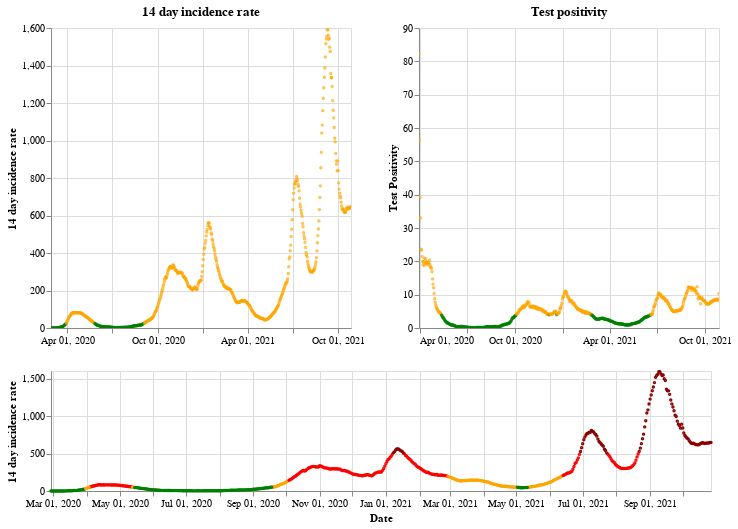

The notebook cell saved with this chart:
### Markdown cell above
## Scotland

### Code cell
plot_traffic_light('Scotland')

### Figure 1 — Vega-Lite specification as saved in the notebook (floating-point values rounded to 4 significant figures; data arrays with more than 128 entries replaced by an {"elided": "..."} marker saying what was removed)
{"config": {"view": {"continuousWidth": 400, "continuousHeight": 300}}, "vconcat": [{"hconcat": [{"mark": {"type": "point", "size": 2}, "encoding": {"color": {"condition": {"value": "green", "test": "(datum.twoWeeklyCasesRate <= 25)"}, "value": "orange"}, "tooltip": [{"type": "nominal", "field": "areaName"}, {"type": "temporal", "field": "date"}, {"type": "quantitative", "field": "twoWeeklyCasesRate"}, {"type": "quantitative", "field": "testPositivity"}], "x": {"type": "temporal", "axis": {"title": ""}, "field": "date", "scale": {"domain": {"selection": "DateBrush"}}, "timeUnit": "yearmonthdate"}, "y": {"type": "quantitative", "axis": {"title": "14 day incidence rate"}, "field": "twoWeeklyCasesRate"}}, "title": "14 day incidence rate", "width": 300}, {"mark": {"type": "point", "size": 2}, "encoding": {"color": {"condition": {"value": "green", "test": "(datum.testPositivity <= 4)"}, "value": "orange"}, "tooltip": [{"type": "nominal", "field": "areaName"}, {"type": "temporal", "field": "date"}, {"type": "quantitative", "field": "twoWeeklyCasesRate"}, {"type": "quantitative", "field": "testPositivity"}], "x": {"type": "temporal", "axis": {"title": ""}, "field": "date", "scale": {"domain": {"selection": "DateBrush"}}, "timeUnit": "yearmonthdate"}, "y": {"type": "quantitative", "axis": {"title": "Test Positivity"}, "field": "testPositivity"}}, "title": "Test positivity", "width": 300}]}, {"layer": [{"mark": {"type": "point", "size": 2}, "encoding": {"color": {"condition": {"value": "orange", "test": "(((datum.testPositivity < 4) && (datum.twoWeeklyCasesRate >= 50)) && (datum.twoWeeklyCasesRate < 200))"}, "value": "red"}, "opacity": {"condition": {"value": 1, "test": "((datum.twoWeeklyCasesRate >= 50) && (datum.twoWeeklyCasesRate < 500))"}, "value": 0}, "tooltip": [{"type": "nominal", "field": "areaName"}, {"type": "temporal", "field": "date"}, {"type": "quantitative", "field": "twoWeeklyCasesRate"}, {"type": "quantitative", "field": "testPositivity"}], "x": {"type": "temporal", "axis": {"title": "Date"}, "field": "date", "timeUnit": "yearmonthdate"}, "y": {"type": "quantitative", "axis": {"title": "14 day incidence rate"}, "field": "twoWeeklyCasesRate"}}, "selection": {"DateBrush": {"type": "interval", "encodings": ["x"], "fields": ["Time"]}}}, {"mark": {"type": "point", "size": 2}, "encoding": {"color": {"value": "darkred"}, "opacity": {"condition": {"value": 1, "test": "(datum.twoWeeklyCasesRate >= 500)"}, "value": 0}, "tooltip": [{"type": "nominal", "field": "areaName"}, {"type": "temporal", "field": "date"}, {"type": "quantitative", "field": "twoWeeklyCasesRate"}, {"type": "quantitative", "field": "testPositivity"}], "x": {"type": "temporal", "axis": {"title": "Date"}, "field": "date", "timeUnit": "yearmonthdate"}, "y": {"type": "quantitative", "axis": {"title": "14 day incidence rate"}, "field": "twoWeeklyCasesRate"}}}, {"mark": {"type": "point", "size": 2}, "encoding": {"color": {"condition": {"value": "green", "test": "((datum.testPositivity < 4) && (datum.twoWeeklyCasesRate < 50))"}, "value": "orange"}, "opacity": {"condition": {"value": 1, "test": "(datum.twoWeeklyCasesRate < 50)"}, "value": 0}, "tooltip": [{"type": "nominal", "field": "areaName"}, {"type": "temporal", "field": "date"}, {"type": "quantitative", "field": "twoWeeklyCasesRate"}, {"type": "quantitative", "field": "testPositivity"}], "x": {"type": "temporal", "axis": {"title": "Date"}, "field": "date", "timeUnit": "yearmonthdate"}, "y": {"type": "quantitative", "axis": {"title": "14 day incidence rate"}, "field": "twoWeeklyCasesRate"}}}], "height": 120, "width": 660}], "data": {"name": "data-ce9ad3f741cf0e326b2609d406aa71c4"}, "$schema": "https://vega.github.io/schema/vega-lite/v4.8.1.json", "datasets": {"data-ce9ad3f741cf0e326b2609d406aa71c4": {"elided": "608 records"}}}
